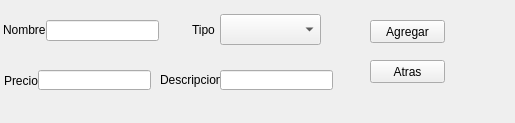
<?xml version="1.0" encoding="UTF-8"?>
<ui version="4.0">
 <class>Form</class>
 <widget class="QWidget" name="Form">
  <property name="geometry">
   <rect>
    <x>0</x>
    <y>0</y>
    <width>515</width>
    <height>123</height>
   </rect>
  </property>
  <property name="windowTitle">
   <string>Form</string>
  </property>
  <widget class="QPushButton" name="Agrebtnagregar">
   <property name="geometry">
    <rect>
     <x>370</x>
     <y>20</y>
     <width>75</width>
     <height>23</height>
    </rect>
   </property>
   <property name="text">
    <string>Agregar</string>
   </property>
  </widget>
  <widget class="QLabel" name="label">
   <property name="geometry">
    <rect>
     <x>3</x>
     <y>23</y>
     <width>47</width>
     <height>13</height>
    </rect>
   </property>
   <property name="text">
    <string>Nombre</string>
   </property>
  </widget>
  <widget class="QLabel" name="label_2">
   <property name="geometry">
    <rect>
     <x>4</x>
     <y>74</y>
     <width>47</width>
     <height>13</height>
    </rect>
   </property>
   <property name="text">
    <string>Precio</string>
   </property>
  </widget>
  <widget class="QLabel" name="label_3">
   <property name="geometry">
    <rect>
     <x>160</x>
     <y>70</y>
     <width>61</width>
     <height>20</height>
    </rect>
   </property>
   <property name="text">
    <string>Descripcion</string>
   </property>
  </widget>
  <widget class="QLabel" name="label_4">
   <property name="geometry">
    <rect>
     <x>192</x>
     <y>23</y>
     <width>47</width>
     <height>13</height>
    </rect>
   </property>
   <property name="text">
    <string>Tipo</string>
   </property>
  </widget>
  <widget class="QComboBox" name="Agretipo">
   <property name="geometry">
    <rect>
     <x>220</x>
     <y>14</y>
     <width>101</width>
     <height>31</height>
    </rect>
   </property>
   <item>
    <property name="text">
     <string/>
    </property>
   </item>
   <item>
    <property name="text">
     <string>Celular</string>
    </property>
   </item>
   <item>
    <property name="text">
     <string>Funda</string>
    </property>
   </item>
   <item>
    <property name="text">
     <string>Cargador</string>
    </property>
   </item>
   <item>
    <property name="text">
     <string>Reparacion</string>
    </property>
   </item>
   <item>
    <property name="text">
     <string>Templado</string>
    </property>
   </item>
   <item>
    <property name="text">
     <string>USB</string>
    </property>
   </item>
   <item>
    <property name="text">
     <string>Cargador</string>
    </property>
   </item>
   <item>
    <property name="text">
     <string>Otro Accesorio</string>
    </property>
   </item>
  </widget>
  <widget class="QPushButton" name="btnatras">
   <property name="geometry">
    <rect>
     <x>370</x>
     <y>60</y>
     <width>75</width>
     <height>23</height>
    </rect>
   </property>
   <property name="text">
    <string>Atras</string>
   </property>
  </widget>
  <widget class="QLineEdit" name="Agrenom">
   <property name="geometry">
    <rect>
     <x>46</x>
     <y>20</y>
     <width>113</width>
     <height>21</height>
    </rect>
   </property>
   <property name="text">
    <string/>
   </property>
  </widget>
  <widget class="QLineEdit" name="Agreprecio">
   <property name="geometry">
    <rect>
     <x>38</x>
     <y>70</y>
     <width>113</width>
     <height>20</height>
    </rect>
   </property>
  </widget>
  <widget class="QLineEdit" name="Agredesc">
   <property name="geometry">
    <rect>
     <x>220</x>
     <y>70</y>
     <width>113</width>
     <height>20</height>
    </rect>
   </property>
   <property name="text">
    <string/>
   </property>
  </widget>
 </widget>
 <resources/>
 <connections/>
</ui>
